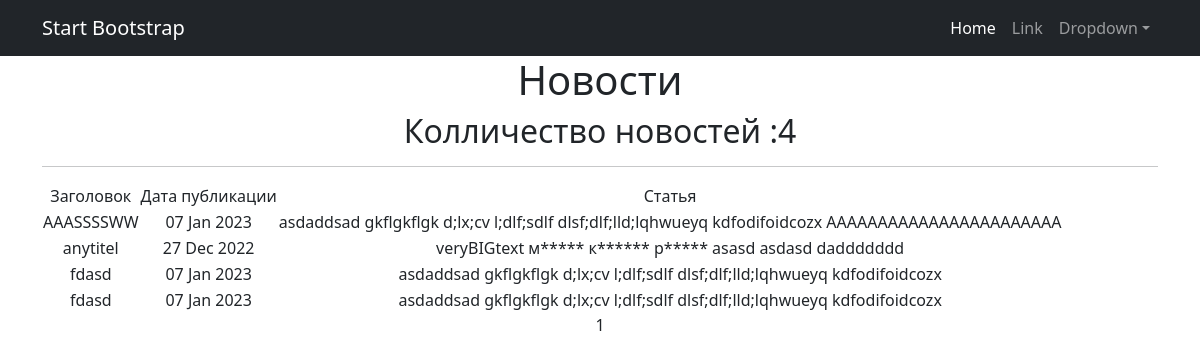
Page /news/ on the committed database.
### simpleapp/models.py (models this page shows, shortened)
class Post(models.Model):
    author = models.ForeignKey(Author, on_delete=models.CASCADE)
    NEWS = 'NW'
    ARTICLE = 'AR'
    CATEGORY_CHOICES = (
        (NEWS, 'Новость'),
        (ARTICLE, 'Статья')
    )
    categoryType = models.CharField(max_length=2, choices=CATEGORY_CHOICES, default=ARTICLE)
    dateCreation = models.DateTimeField(auto_now_add=True)
    postCategory = models.ManyToManyField(CategoryN, through='PostCategory')
    title = models.CharField(max_length=128)
    text = models.TextField()
    rating = models.SmallIntegerField(default=0)

### simpleapp/views.py (the view)
class PostsList(ListView):
    model = Post
    ordering = 'title'
    template_name = 'posts.html'
    context_object_name = 'posts'
    paginate_by = 10
    def get_queryset(self):
        queryset = super().get_queryset()
        self.filterset = PostFilter(self.request.GET, queryset)
        return self.filterset.qs
    def get_context_data(self, **kwargs):
        context = super().get_context_data(**kwargs)
        context['filterset'] = self.filterset
        return context

### simpleapp/templatetags/custom_filters.py (called while the page is built)
@register.filter()
def censor(value):
   if not isinstance(value, str):
      raise TypeError(f"unresolved type '{type(value)}' expected  type 'str'")
   for word in value.split():
      if word[len(word) - 1] in specialsimbols:
         word = word[:len(word) - 1]
      if word.lower() in bad_words:
         value = value.replace(word, f"{word[0]}{'*' * (len(word) - 2)}")
   return value

### templates/posts.html (shortened to what this page needs)
{% extends 'flatpages/default.html' %}
{% load custom_filters %}
{% block content %}
   <h1>Новости</h1>
    <h2>Колличество новостей :{{posts|length}}</h2>
   <hr>
   {% if posts %}
       <table>
           <tr>
               <td>Заголовок</td>
               <td>Дата публикации</td>
               <td>Статья</td>
           </tr>
           {% for post in posts %}
           <tr>
               <td>{{ post.title|censor }}</td>
               <td>{{ post.dateCreation|date:' d M Y' }}</td>
               <td>{{ post.text|truncatewords:20|censor }}</td>
           </tr>
           {% endfor %}
       </table>
   {% else %}
       <h2>Новостей нет!</h2>
   {% endif %}
   {{ page_obj.number }}
{% endblock content %}

### rows in the picture
Post: title|censor "AAASSSSWW", dateCreation "07 Jan 2023", text|censor "asdaddsad gkflgkflgk d;lx;cv l;dlf;sdlf dlsf;dlf;lld;lqhwueyq kdfodifoidcozx AAAAAAAAAAAAAAAAAAAAAAA"
Post: title|censor "anytitel", dateCreation "27 Dec 2022", text|censor "veryBIGtext м***** к****** р***** asasd asdasd daddddddd"
Post: title|censor "fdasd", dateCreation "07 Jan 2023", text|censor "asdaddsad gkflgkflgk d;lx;cv l;dlf;sdlf dlsf;dlf;lld;lqhwueyq kdfodifoidcozx"
Post: title|censor "fdasd", dateCreation "07 Jan 2023", text|censor "asdaddsad gkflgkflgk d;lx;cv l;dlf;sdlf dlsf;dlf;lld;lqhwueyq kdfodifoidcozx"

### other values in the picture
{{ posts|length }} "4"
{{ page_obj.number }} "1"
